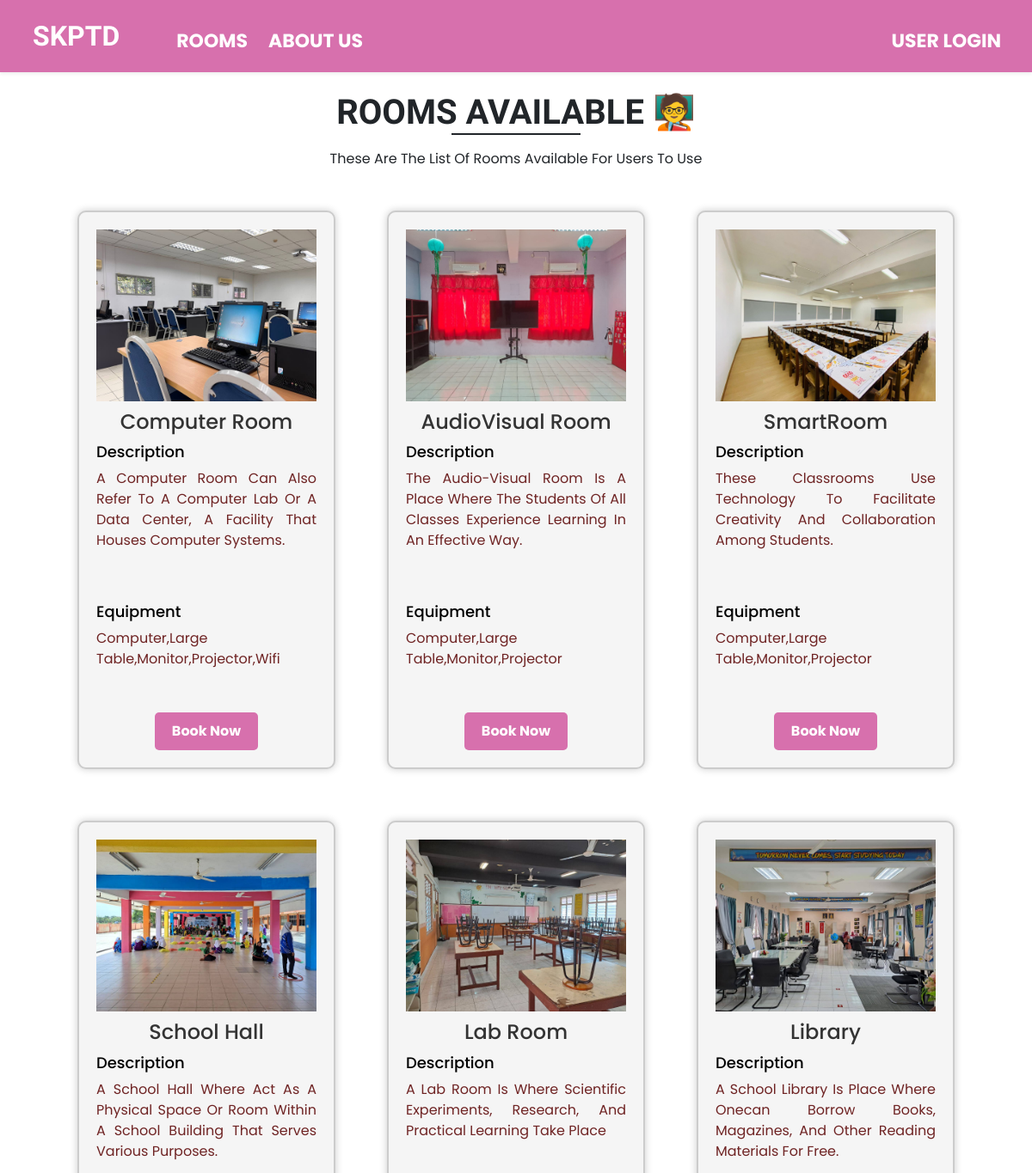
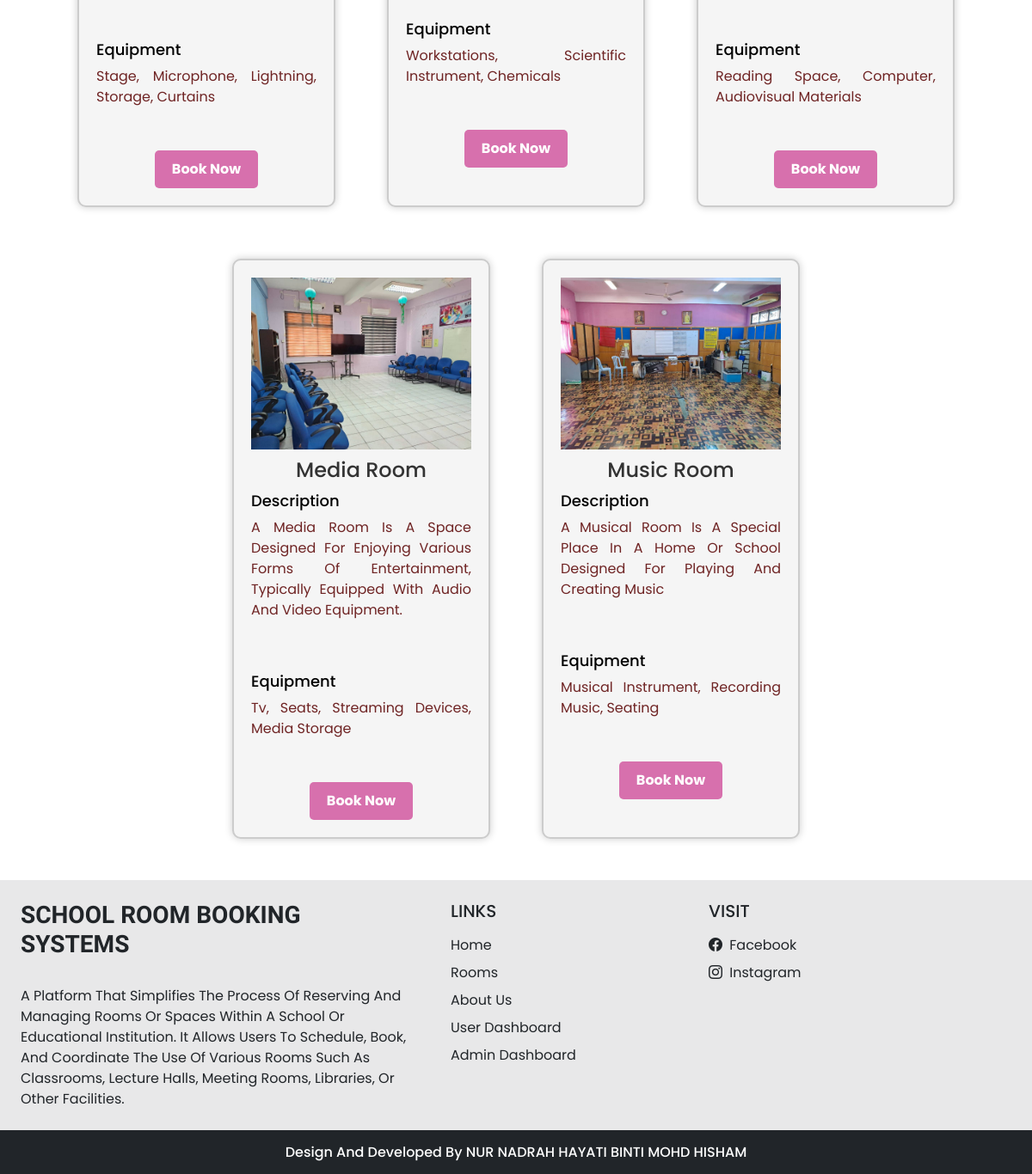
The page /rooms.php on the database its author committed (2 pictures, top to bottom).
### tables this page shows
CREATE TABLE `room` (
  `id` int(11) NOT NULL,
  `name` varchar(225) NOT NULL,
  `description` varchar(500) NOT NULL,
  `equiptment` varchar(225) NOT NULL,
  `image` varchar(225) NOT NULL
);

### rooms.php (the view, shortened to what this page needs)
<!DOCTYPE html>
<html>
<head>
    <?php require('inc/links.php'); ?>
    <?php require('inc/header.php'); ?>
    <link rel="stylesheet" href="https://cdn.jsdelivr.net/npm/swiper@8/swiper-bundle.min.css">
    <link rel="stylesheet" href="https://cdnjs.cloudflare.com/ajax/libs/font-awesome/6.0.0/css/all.min.css">
</head>
<body>
<div class="my-5 px-4">
    <h1 class="fw-bold h-font text-center">ROOMS AVAILABLE 🧑‍🏫</h1>
    <div class="h-line bg-dark"></div>
    <p class="text-center mt-3">
        These are the list of rooms available for users to use
    </p>
    <br><br>
    <div class="room-container">
        <?php
        $select_products = mysqli_query($con, "SELECT * FROM `room`");
        if (mysqli_num_rows($select_products) > 0) {
            while ($fetch_product = mysqli_fetch_assoc($select_products)) {
        ?>
        <div class="room-item">
            <img src="admin/uploaded_img/<?php echo $fetch_product['image']; ?>" class="room-image">
            <h2 class="room-title"><?php echo $fetch_product['name']; ?></h2>
            <div class="room-details">
                <h4 class="room-description-title">Description</h4>
                <p class="room-description"><?php echo $fetch_product['description']; ?></p>
                <h4 class="room-equipment-title">Equipment</h4>
                <p class="room-equipment"><?php echo $fetch_product['equiptment']; ?></p>
            </div>
            <button class="room-button" onclick="bookRoom()">Book Now</button>
        </div>
        <?php
            };
        };
        ?>
    </div>
</div>
<?php require('inc/footer.php'); ?>
</body>
</html>

### inc/links.php (shortened to what this page needs)
<link href="https://cdn.jsdelivr.net/npm/bootstrap@5.2.0/dist/css/bootstrap.min.css" rel="stylesheet">
<link rel="stylesheet" href="https://cdn.jsdelivr.net/npm/bootstrap-icons@1.9.1/font/bootstrap-icons.css">

### inc/header.php (shortened to what this page needs)
<!DOCTYPE html>
<html>
<head>
</head>
<body>
<nav id="nav-bar" class="navbar navbar-expand-lg px-lg-3 py-lg-2 shadow-sm sticky-top">
    <div class="container-fluid">
        <a class="navbar-brand me-5 mb-lg-0 fw-bold fs-2 h-font" href="index.php">SKPTD</a>
        <div class="collapse navbar-collapse" id="navbarSupportedContent">
            <ul class="navbar-nav me-auto mb-2 mb-lg-0">
                <li class="nav-item">
                    <a class="nav-link me-2" href="rooms.php">Rooms</a>
                </li>
                <li class="nav-item">
                    <a class="nav-link me-2" href="about.php">About Us</a>
                </li>
            </ul>
            <ul class="navbar-nav ml-auto">
                <li class="nav-item">
                    <a class="nav-link" href="user\userindex.php">User Login</a>
                </li>
            </ul>
        </div>
    </div>
</nav>
</body>
</html>

### inc/footer.php (shortened to what this page needs)
<div class="container-fluid  mt-5">
 	<div class="row">
 		<div class="col-lg-5 p-4">
 			<h3 class="h-font fw-bold fs-3 mb-2">SCHOOL ROOM BOOKING SYSTEMS</h3>
 			<p><br>
				A platform that simplifies the process of reserving and managing rooms or spaces within a school or educational institution.
				It allows users to schedule, book, and coordinate the use of various rooms such as classrooms, lecture halls, meeting rooms, libraries, or other facilities.
			</p>
 		</div>
 		<div class="col-lg-3 p-4">
 			<h5 class="mb-3">LINKS</h5>
 			<a href="index.php" class="d-inline-block mb-2 text-dark text-decoration-none">Home</a><br>
 			<a href="rooms.php" class="d-inline-block mb-2 text-dark text-decoration-none">Rooms</a><br>
 			<a href="about.php" class="d-inline-block mb-2 text-dark text-decoration-none">About Us</a><br>
			<a href="user/userindex.php" class="d-inline-block mb-2 text-dark text-decoration-none">User Dashboard</a><br>
			<a href="admin/index.php" class="d-inline-block mb-2 text-dark text-decoration-none">Admin Dashboard</a>
 		</div>
 		<div class="col-lg-3 p-4">
		 <h5 class="mb-3">VISIT</h5>
 			<a href="https://www.facebook.com/people/Sek-Keb-Pengkalan-Tentera-Darat/100066372350466/" class="d-inline-block text-dark text-decoration-none mb-2">
 				<i class="bi bi-facebook me-1"></i> facebook
 			</a><br>
 			<a href="https://www.instagram.com/skptdrasmi/" class="d-inline-block text-dark text-decoration-none">
 				<i class="bi bi-instagram me-1"></i> Instagram
 			</a><br>
 		</div>
 	</div>
 </div>
<h6 class="text-center bg-dark text-white p-3 m-0">Design and Developed by NUR NADRAH HAYATI BINTI MOHD HISHAM</h6>

### rows shown on the page
room: image (picture), name "Computer Room", description "A Computer Room Can Also Refer To A Computer Lab Or A Data Center, A Facility That Houses Computer Systems.", equiptment "Computer,large Table,monitor,projector,wifi"
room: image (picture), name "AudioVisual Room", description "The Audio-Visual Room Is A Place Where The Students Of All Classes Experience Learning In An Effective Way.", equiptment "Computer,large Table,monitor,projector"
room: image (picture), name "SmartRoom", description "These Classrooms Use Technology To Facilitate Creativity And Collaboration Among Students.", equiptment "Computer,large Table,monitor,projector"
room: image (picture), name "School Hall", description "A School Hall Where Act As A Physical Space Or Room Within A School Building That Serves Various Purposes.", equiptment "Stage, Microphone, Lightning, Storage, Curtains"
room: image (picture), name "Lab Room", description "A Lab Room Is Where Scientific Experiments, Research, And Practical Learning Take Place", equiptment "Workstations, Scientific Instrument, Chemicals"
room: image (picture), name "Library", description "A School Library Is Place Where Onecan Borrow Books, Magazines, And Other Reading Materials For Free.", equiptment "Reading Space, Computer, Audiovisual Materials"
room: image (picture), name "Media Room", description "A Media Room Is A Space Designed For Enjoying Various Forms Of Entertainment, Typically Equipped With Audio And Video Equipment.", equiptment "Tv, Seats, Streaming Devices, Media Storage"
room: image (picture), name "Music Room", description "A Musical Room Is A Special Place In A Home Or School Designed For Playing And Creating Music", equiptment "Musical Instrument, Recording Music, Seating"
